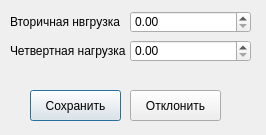
<?xml version="1.0" encoding="UTF-8"?>
<ui version="4.0">
 <class>Dialog</class>
 <widget class="QDialog" name="Dialog">
  <property name="geometry">
   <rect>
    <x>0</x>
    <y>0</y>
    <width>266</width>
    <height>135</height>
   </rect>
  </property>
  <property name="windowTitle">
   <string>Таблица точек поверки</string>
  </property>
  <widget class="QLabel" name="label_2">
   <property name="geometry">
    <rect>
     <x>10</x>
     <y>14</y>
     <width>111</width>
     <height>16</height>
    </rect>
   </property>
   <property name="text">
    <string>Вторичная нвгрузка</string>
   </property>
  </widget>
  <widget class="QLabel" name="label_3">
   <property name="geometry">
    <rect>
     <x>10</x>
     <y>43</y>
     <width>121</width>
     <height>16</height>
    </rect>
   </property>
   <property name="text">
    <string>Четвертная нагрузка</string>
   </property>
  </widget>
  <widget class="QDoubleSpinBox" name="doubleSpinBox">
   <property name="geometry">
    <rect>
     <x>130</x>
     <y>11</y>
     <width>121</width>
     <height>22</height>
    </rect>
   </property>
   <property name="maximum">
    <double>9999.989999999999782</double>
   </property>
  </widget>
  <widget class="QDoubleSpinBox" name="doubleSpinBox_2">
   <property name="geometry">
    <rect>
     <x>130</x>
     <y>40</y>
     <width>121</width>
     <height>22</height>
    </rect>
   </property>
   <property name="maximum">
    <double>9999.989999999999782</double>
   </property>
  </widget>
  <widget class="QPushButton" name="pushButton">
   <property name="geometry">
    <rect>
     <x>30</x>
     <y>90</y>
     <width>91</width>
     <height>31</height>
    </rect>
   </property>
   <property name="sizePolicy">
    <sizepolicy hsizetype="Fixed" vsizetype="Fixed">
     <horstretch>0</horstretch>
     <verstretch>0</verstretch>
    </sizepolicy>
   </property>
   <property name="text">
    <string>Сохранить</string>
   </property>
  </widget>
  <widget class="QPushButton" name="pushButton_2">
   <property name="geometry">
    <rect>
     <x>130</x>
     <y>90</y>
     <width>91</width>
     <height>31</height>
    </rect>
   </property>
   <property name="sizePolicy">
    <sizepolicy hsizetype="Fixed" vsizetype="Fixed">
     <horstretch>0</horstretch>
     <verstretch>0</verstretch>
    </sizepolicy>
   </property>
   <property name="text">
    <string>Отклонить</string>
   </property>
  </widget>
 </widget>
 <resources/>
 <connections>
  <connection>
   <sender>pushButton_2</sender>
   <signal>clicked()</signal>
   <receiver>Dialog</receiver>
   <slot>close()</slot>
   <hints>
    <hint type="sourcelabel">
     <x>367</x>
     <y>451</y>
    </hint>
    <hint type="destinationlabel">
     <x>274</x>
     <y>260</y>
    </hint>
   </hints>
  </connection>
 </connections>
</ui>
